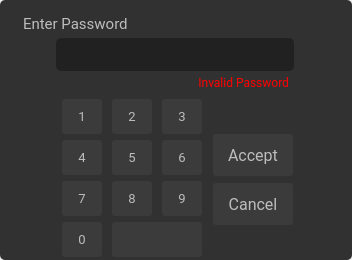
<?xml version="1.0" encoding="UTF-8"?>
<ui version="4.0">
 <class>PasswordCheckScreen</class>
 <widget class="QDialog" name="PasswordCheckScreen">
  <property name="geometry">
   <rect>
    <x>0</x>
    <y>0</y>
    <width>352</width>
    <height>260</height>
   </rect>
  </property>
  <property name="windowTitle">
   <string>Dialog</string>
  </property>
  <widget class="QFrame" name="frame">
   <property name="geometry">
    <rect>
     <x>0</x>
     <y>0</y>
     <width>352</width>
     <height>260</height>
    </rect>
   </property>
   <property name="styleSheet">
    <string notr="true">background-color: rgb(49, 49, 49);
border: 1px;
border-radius: 5px;</string>
   </property>
   <property name="frameShape">
    <enum>QFrame::StyledPanel</enum>
   </property>
   <property name="frameShadow">
    <enum>QFrame::Raised</enum>
   </property>
   <widget class="QPushButton" name="digit1">
    <property name="geometry">
     <rect>
      <x>62</x>
      <y>99</y>
      <width>40</width>
      <height>35</height>
     </rect>
    </property>
    <property name="font">
     <font>
      <family>Roboto</family>
      <pointsize>10</pointsize>
     </font>
    </property>
    <property name="focusPolicy">
     <enum>Qt::NoFocus</enum>
    </property>
    <property name="styleSheet">
     <string notr="true">QPushButton {
background-color:#3B3B3B;
color:#BDBDBD;
border:none;
border-radius:3px;
}
QPushButton:pressed {
background-color:#606060;
color:#BDBDBD;
border:none;
border-radius:3px;
}
</string>
    </property>
    <property name="text">
     <string>1</string>
    </property>
   </widget>
   <widget class="QPushButton" name="digit2">
    <property name="geometry">
     <rect>
      <x>112</x>
      <y>99</y>
      <width>40</width>
      <height>35</height>
     </rect>
    </property>
    <property name="font">
     <font>
      <family>Roboto</family>
      <pointsize>10</pointsize>
     </font>
    </property>
    <property name="focusPolicy">
     <enum>Qt::NoFocus</enum>
    </property>
    <property name="styleSheet">
     <string notr="true">QPushButton {
background-color:#3B3B3B;
color:#BDBDBD;
border:none;
border-radius:3px;
}
QPushButton:pressed {
background-color:#606060;
color:#BDBDBD;
border:none;
border-radius:3px;
}
</string>
    </property>
    <property name="text">
     <string>2</string>
    </property>
   </widget>
   <widget class="QPushButton" name="digit0">
    <property name="geometry">
     <rect>
      <x>62</x>
      <y>222</y>
      <width>40</width>
      <height>35</height>
     </rect>
    </property>
    <property name="font">
     <font>
      <family>Roboto</family>
      <pointsize>10</pointsize>
     </font>
    </property>
    <property name="focusPolicy">
     <enum>Qt::NoFocus</enum>
    </property>
    <property name="styleSheet">
     <string notr="true">QPushButton {
background-color:#3B3B3B;
color:#BDBDBD;
border:none;
border-radius:3px;
}
QPushButton:pressed {
background-color:#606060;
color:#BDBDBD;
border:none;
border-radius:3px;
}
</string>
    </property>
    <property name="text">
     <string>0</string>
    </property>
   </widget>
   <widget class="QPushButton" name="digit4">
    <property name="geometry">
     <rect>
      <x>62</x>
      <y>140</y>
      <width>40</width>
      <height>35</height>
     </rect>
    </property>
    <property name="font">
     <font>
      <family>Roboto</family>
      <pointsize>10</pointsize>
     </font>
    </property>
    <property name="focusPolicy">
     <enum>Qt::NoFocus</enum>
    </property>
    <property name="styleSheet">
     <string notr="true">QPushButton {
background-color:#3B3B3B;
color:#BDBDBD;
border:none;
border-radius:3px;
}
QPushButton:pressed {
background-color:#606060;
color:#BDBDBD;
border:none;
border-radius:3px;
}
</string>
    </property>
    <property name="text">
     <string>4</string>
    </property>
   </widget>
   <widget class="QPushButton" name="digit5">
    <property name="geometry">
     <rect>
      <x>112</x>
      <y>140</y>
      <width>40</width>
      <height>35</height>
     </rect>
    </property>
    <property name="font">
     <font>
      <family>Roboto</family>
      <pointsize>10</pointsize>
     </font>
    </property>
    <property name="focusPolicy">
     <enum>Qt::NoFocus</enum>
    </property>
    <property name="styleSheet">
     <string notr="true">QPushButton {
background-color:#3B3B3B;
color:#BDBDBD;
border:none;
border-radius:3px;
}
QPushButton:pressed {
background-color:#606060;
color:#BDBDBD;
border:none;
border-radius:3px;
}
</string>
    </property>
    <property name="text">
     <string>5</string>
    </property>
   </widget>
   <widget class="QPushButton" name="digit6">
    <property name="geometry">
     <rect>
      <x>162</x>
      <y>140</y>
      <width>40</width>
      <height>35</height>
     </rect>
    </property>
    <property name="font">
     <font>
      <family>Roboto</family>
      <pointsize>10</pointsize>
     </font>
    </property>
    <property name="focusPolicy">
     <enum>Qt::NoFocus</enum>
    </property>
    <property name="styleSheet">
     <string notr="true">QPushButton {
background-color:#3B3B3B;
color:#BDBDBD;
border:none;
border-radius:3px;
}
QPushButton:pressed {
background-color:#606060;
color:#BDBDBD;
border:none;
border-radius:3px;
}
</string>
    </property>
    <property name="text">
     <string>6</string>
    </property>
   </widget>
   <widget class="QPushButton" name="digit7">
    <property name="geometry">
     <rect>
      <x>62</x>
      <y>181</y>
      <width>40</width>
      <height>35</height>
     </rect>
    </property>
    <property name="font">
     <font>
      <family>Roboto</family>
      <pointsize>10</pointsize>
     </font>
    </property>
    <property name="focusPolicy">
     <enum>Qt::NoFocus</enum>
    </property>
    <property name="styleSheet">
     <string notr="true">QPushButton {
background-color:#3B3B3B;
color:#BDBDBD;
border:none;
border-radius:3px;
}
QPushButton:pressed {
background-color:#606060;
color:#BDBDBD;
border:none;
border-radius:3px;
}
</string>
    </property>
    <property name="text">
     <string>7</string>
    </property>
   </widget>
   <widget class="QPushButton" name="digit8">
    <property name="geometry">
     <rect>
      <x>112</x>
      <y>181</y>
      <width>40</width>
      <height>35</height>
     </rect>
    </property>
    <property name="font">
     <font>
      <family>Roboto</family>
      <pointsize>10</pointsize>
     </font>
    </property>
    <property name="focusPolicy">
     <enum>Qt::NoFocus</enum>
    </property>
    <property name="styleSheet">
     <string notr="true">QPushButton {
background-color:#3B3B3B;
color:#BDBDBD;
border:none;
border-radius:3px;
}
QPushButton:pressed {
background-color:#606060;
color:#BDBDBD;
border:none;
border-radius:3px;
}
</string>
    </property>
    <property name="text">
     <string>8</string>
    </property>
   </widget>
   <widget class="QPushButton" name="digit9">
    <property name="geometry">
     <rect>
      <x>162</x>
      <y>181</y>
      <width>40</width>
      <height>35</height>
     </rect>
    </property>
    <property name="font">
     <font>
      <family>Roboto</family>
      <pointsize>10</pointsize>
     </font>
    </property>
    <property name="focusPolicy">
     <enum>Qt::NoFocus</enum>
    </property>
    <property name="styleSheet">
     <string notr="true">QPushButton {
background-color:#3B3B3B;
color:#BDBDBD;
border:none;
border-radius:3px;
}
QPushButton:pressed {
background-color:#606060;
color:#BDBDBD;
border:none;
border-radius:3px;
}
</string>
    </property>
    <property name="text">
     <string>9</string>
    </property>
   </widget>
   <widget class="QPushButton" name="digit3">
    <property name="geometry">
     <rect>
      <x>162</x>
      <y>99</y>
      <width>40</width>
      <height>35</height>
     </rect>
    </property>
    <property name="font">
     <font>
      <family>Roboto</family>
      <pointsize>10</pointsize>
     </font>
    </property>
    <property name="focusPolicy">
     <enum>Qt::NoFocus</enum>
    </property>
    <property name="styleSheet">
     <string notr="true">QPushButton {
background-color:#3B3B3B;
color:#BDBDBD;
border:none;
border-radius:3px;
}
QPushButton:pressed {
background-color:#606060;
color:#BDBDBD;
border:none;
border-radius:3px;
}
</string>
    </property>
    <property name="text">
     <string>3</string>
    </property>
   </widget>
   <widget class="QPushButton" name="passwordCancel">
    <property name="geometry">
     <rect>
      <x>213</x>
      <y>183</y>
      <width>80</width>
      <height>42</height>
     </rect>
    </property>
    <property name="font">
     <font>
      <family>Roboto</family>
      <pointsize>12</pointsize>
     </font>
    </property>
    <property name="focusPolicy">
     <enum>Qt::NoFocus</enum>
    </property>
    <property name="styleSheet">
     <string notr="true">QPushButton {
background-color:#3B3B3B;
color:#BDBDBD;
border:none;
border-radius:3px;
}
QPushButton:pressed {
background-color:#606060;
color:#BDBDBD;
border:none;
border-radius:3px;
}
</string>
    </property>
    <property name="text">
     <string>Cancel</string>
    </property>
   </widget>
   <widget class="QPushButton" name="backSpace">
    <property name="geometry">
     <rect>
      <x>112</x>
      <y>222</y>
      <width>90</width>
      <height>35</height>
     </rect>
    </property>
    <property name="font">
     <font>
      <family>Roboto</family>
      <pointsize>14</pointsize>
     </font>
    </property>
    <property name="focusPolicy">
     <enum>Qt::NoFocus</enum>
    </property>
    <property name="styleSheet">
     <string notr="true">QPushButton {
background-color:#3B3B3B;
color:#BDBDBD;
border:none;
border-radius:3px;
}
QPushButton:pressed {
background-color:#606060;
color:#BDBDBD;
border:none;
border-radius:3px;
}
</string>
    </property>
    <property name="text">
     <string/>
    </property>
    <property name="icon">
     <iconset resource="../rsc/resource.qrc">
      <normaloff>:/icons/backspace.png</normaloff>:/icons/backspace.png</iconset>
    </property>
   </widget>
   <widget class="QLabel" name="passwordText">
    <property name="geometry">
     <rect>
      <x>56</x>
      <y>38</y>
      <width>238</width>
      <height>33</height>
     </rect>
    </property>
    <property name="styleSheet">
     <string notr="true">color:#FFFFFF;
background-color: rgb(33, 33, 33);
</string>
    </property>
    <property name="text">
     <string/>
    </property>
    <property name="alignment">
     <set>Qt::AlignCenter</set>
    </property>
   </widget>
   <widget class="QLabel" name="passwordWarning">
    <property name="geometry">
     <rect>
      <x>58</x>
      <y>72</y>
      <width>231</width>
      <height>20</height>
     </rect>
    </property>
    <property name="font">
     <font>
      <family>Roboto</family>
      <pointsize>9</pointsize>
     </font>
    </property>
    <property name="styleSheet">
     <string notr="true">color: rgb(255, 0, 0);</string>
    </property>
    <property name="text">
     <string>Invalid Password</string>
    </property>
    <property name="alignment">
     <set>Qt::AlignRight|Qt::AlignTrailing|Qt::AlignVCenter</set>
    </property>
   </widget>
  </widget>
  <widget class="QPushButton" name="passwordAccept">
   <property name="geometry">
    <rect>
     <x>213</x>
     <y>134</y>
     <width>80</width>
     <height>42</height>
    </rect>
   </property>
   <property name="font">
    <font>
     <family>Roboto</family>
     <pointsize>12</pointsize>
    </font>
   </property>
   <property name="focusPolicy">
    <enum>Qt::NoFocus</enum>
   </property>
   <property name="styleSheet">
    <string notr="true">QPushButton {
background-color:#3B3B3B;
color:#BDBDBD;
border:none;
border-radius:3px;
}
QPushButton:pressed {
background-color:#606060;
color:#BDBDBD;
border:none;
border-radius:3px;
}
</string>
   </property>
   <property name="text">
    <string>Accept</string>
   </property>
  </widget>
  <widget class="QLabel" name="passwordTitle">
   <property name="geometry">
    <rect>
     <x>23</x>
     <y>8</y>
     <width>241</width>
     <height>31</height>
    </rect>
   </property>
   <property name="font">
    <font>
     <family>Roboto</family>
     <pointsize>11</pointsize>
    </font>
   </property>
   <property name="styleSheet">
    <string notr="true">color:#BDBDBD</string>
   </property>
   <property name="text">
    <string>Enter Password</string>
   </property>
  </widget>
 </widget>
 <resources>
  <include location="../rsc/resource.qrc"/>
 </resources>
 <connections/>
</ui>
